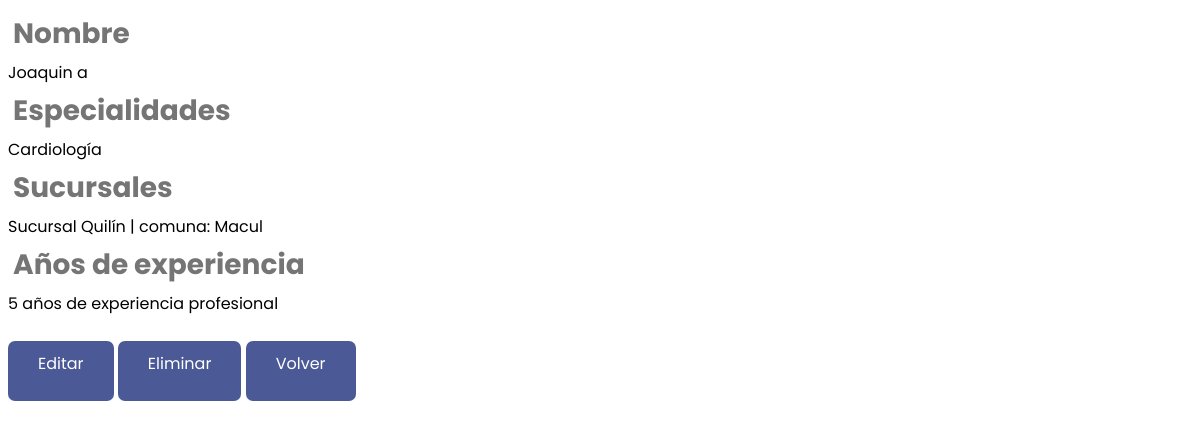
Screenshot of /clinica/detail_view/12 with the database file from the repository.
### clinica/models.py (models this page shows, shortened)
class Medico(models.Model): #antecedentes y credenciales
    nombre = models.CharField(max_length=100)
    apellido = models.CharField(max_length=100)
    especialidades = models.ManyToManyField(Especialidad)
    sucursales = models.ManyToManyField(Sucursal)
    anos_experiencia = models.IntegerField() #antecedentes
    class Meta:
        verbose_name_plural="Médicos"
        ordering=['nombre']

class Especialidad(models.Model):
    tipo = models.CharField(max_length=100)
    def __str__(self):
        return self.tipo
    class Meta:
        verbose_name_plural="Especialidades"
        ordering=['tipo']

class Sucursal(models.Model):
    nombre = models.CharField(max_length=100)
    comuna = models.ForeignKey(Comuna, on_delete=models.CASCADE)
    direccion = models.CharField(max_length=200)
    def __str__(self):
        return self.nombre + " | comuna: " + self.comuna.nombre
    class Meta:
        verbose_name_plural="Sucursales"
        ordering=['nombre']

class Comuna(models.Model):
    nombre = models.CharField(max_length=100)
    class Meta:
        verbose_name_plural="Comunas"
        ordering=['nombre']

### clinica/views.py (the view)
# urls.py: path('detail_view/<id>', detail_view, name='detail_view'),
def detail_view(request, id):
    context = {}
    context['data'] = Medico.objects.get(id = id)
    return render(request, "detail_view.html", context)

### clinica/templates/detail_view.html (shortened to what this page needs)
{% load static %}
<link rel="stylesheet" type="text/css" href="{% static 'css/test.css' %}">
<div class="main">
    <h2> Nombre </h2>
        {{ data.nombre }} {{data.apellido}}<br/>
    <h2> Especialidades </h2>
        {% for especialidad in data.especialidades.all %}
        {{ especialidad }} <br/>
        {% endfor %}
    <h2> Sucursales </h2>
        {% for sucursal in data.sucursales.all %}
        {{ sucursal }} <br/>
        {% endfor %}
    <h2> Años de experiencia </h2>
    {{ data.anos_experiencia }} años de experiencia profesional
    <br><br>
    <a href="../{{data.id}}/update" class="btn"> Editar </a>
    <a href="../{{data.id}}/delete" class="btn" id="delete"> Eliminar </a>
    <a href="../list_view" class="btn"> Volver </a>
</div>

### clinica/static/css/test.css (style rules this page uses)
h2 { font-size: var(--subheading); color: var(--bg-4); margin: 0px; padding: 5px; }
a.btn { font-size: var(--body); display: inline-flex; width: auto; height: 2.5rem; background: #4b5996; text-align: center; border: none; border-radius: 7px; color: white; padding: 0.625rem 1.875rem; gap: 0.625rem; text-decoration : none; }

### rows the page displays
Medico: nombre "Joaquin", apellido "a", anos_experiencia "5"
Especialidad: tipo "Cardiología"
Sucursal: nombre+comuna "Sucursal Quilín | comuna: Macul"
